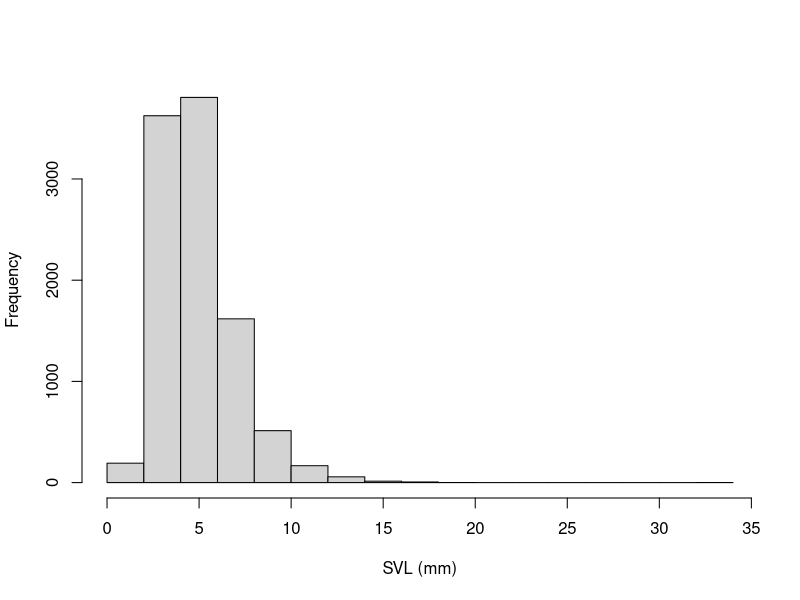
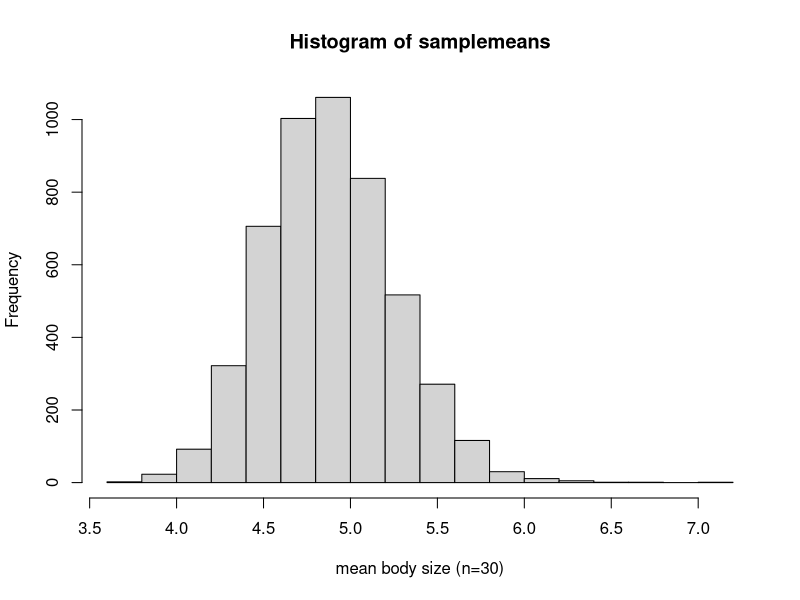
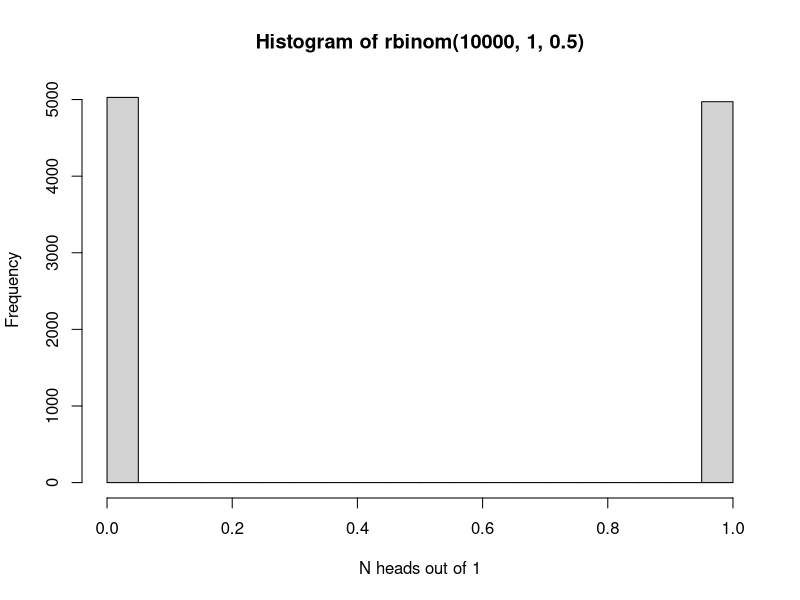
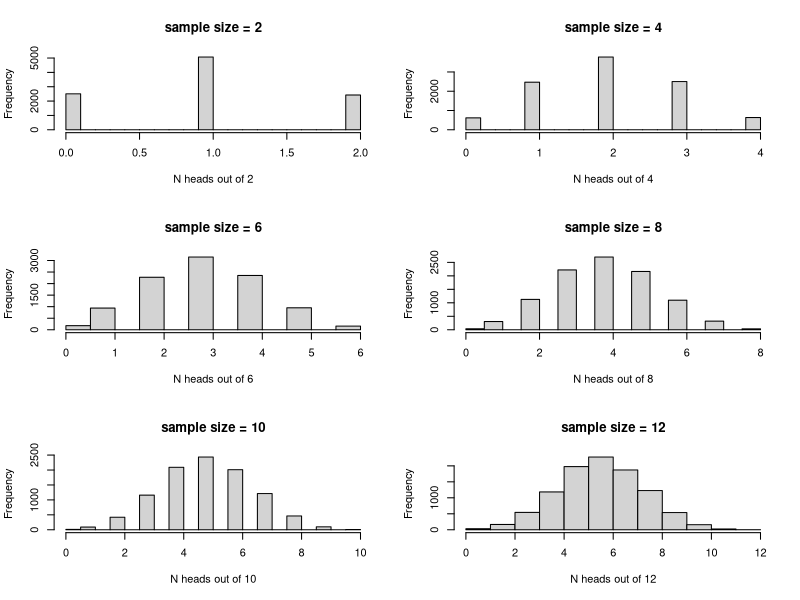
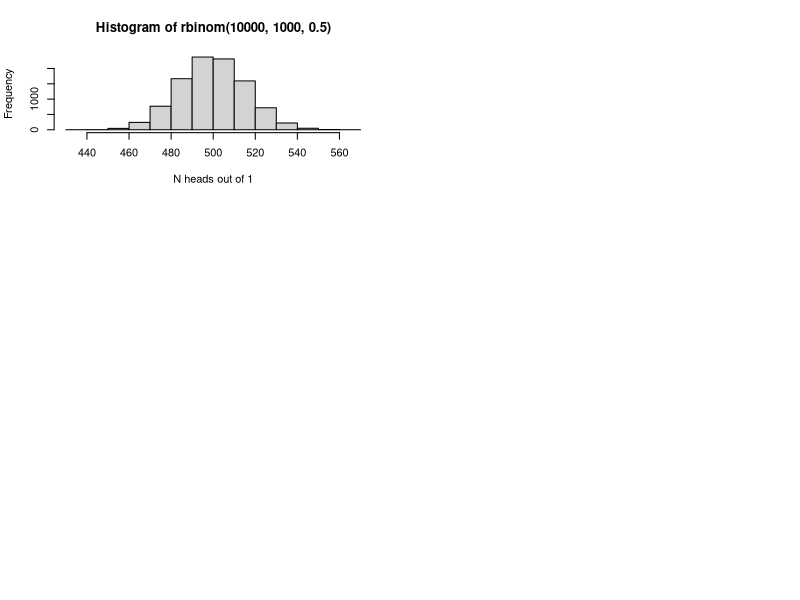
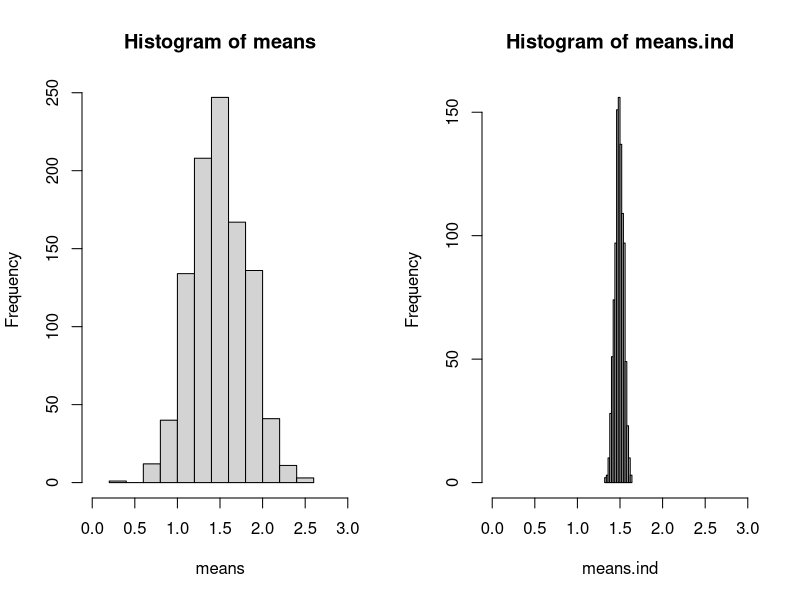
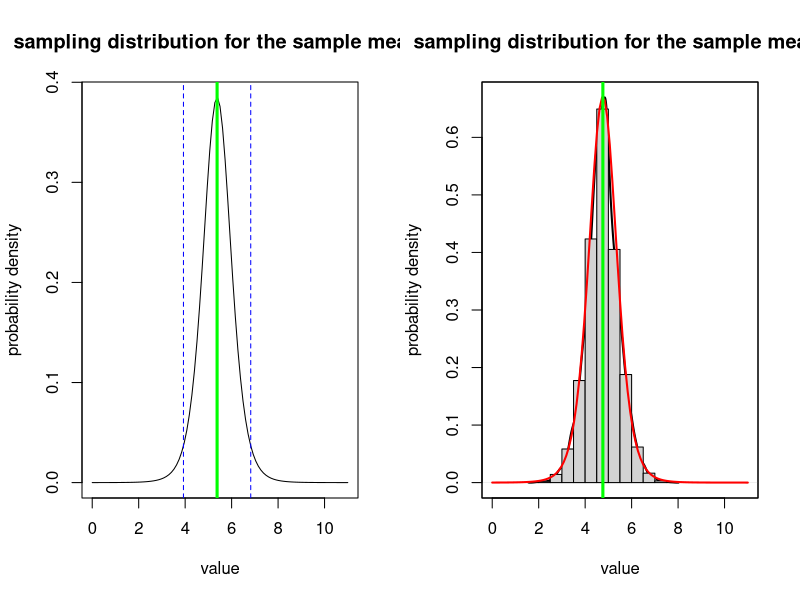
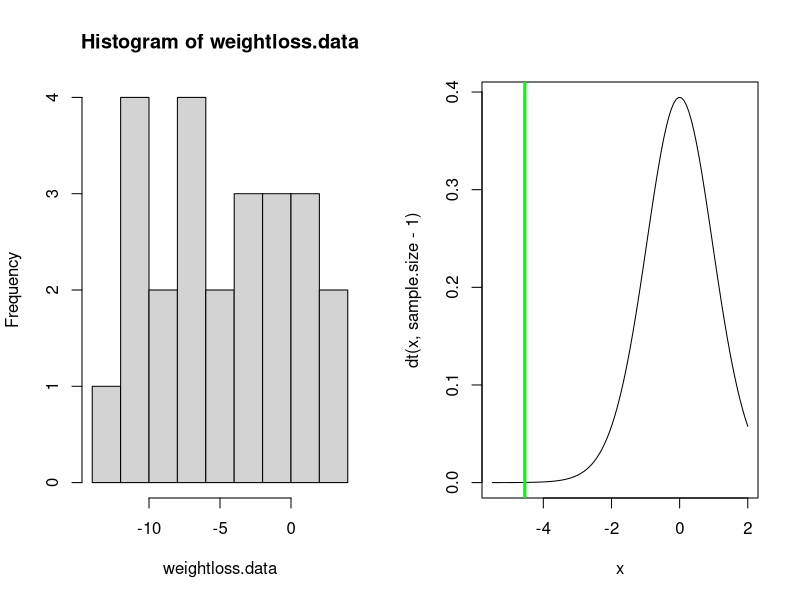

Generate these figures, in order, with R:

############################################################
####                                                    ####  
####  NRES 710, Lecture 1                               ####
####                                                    ####
####  Kevin Shoemaker and Ben Sullivan                  #### 
####  University of Nevada, Reno                        ####
####                                                    #### 
############################################################


############################################################
####  Basic Concepts of Probability and statistics      ####
############################################################



#### ALL FROGS IN CA

allfrogs.bodysize <- rlnorm(10000,1.5,0.4)        # statistical 'population'
hist(allfrogs.bodysize,main="",xlab="SVL (mm)")   # plot out histogram

truemean_SVL <- mean(allfrogs.bodysize)           # the 'parameter'
truemean_SVL 


mysample <- sample(allfrogs.bodysize,10)    # take sample of size 10 (10 frogs measured)
mean(mysample)   # compute the sample mean



mysample <- sample(allfrogs.bodysize,20)    # take sample of size 20 (20 frogs measured)
mean(mysample)   # compute the sample mean



lotsofsamples <- list()

for(s in 1:5000){
  lotsofsamples[[paste0("sample",s)]] <- sample(allfrogs.bodysize,30)    # take sample of size 30 (20 frogs measured)
}

lotsofsamples$sample1
lotsofsamples$sample99
lotsofsamples$sample732


samplemeans <- sapply(lotsofsamples,mean)

hist(samplemeans,xlab="mean body size (n=30)")


hist(rbinom(10000,1,.5),xlab="N heads out of 1")

par(mfrow=c(3,2))
for(i in seq(2,12,2)){
   hist(rbinom(10000,i,.5),main=paste0("sample size = ",i),xlab=sprintf("N heads out of %s",i)) 
}


hist(rbinom(10000,1000,.5),xlab="N heads out of 1")


# pseudoreplication demonstration

meansize.allfrogs <- 1.5    # population mean 
sdsize.allfrogs <- 0.5     # population sd
sdsize.amongpond <- 0.44   # standard deviation among ponds 

nponds <- 5000   # total number of ponds in the population
nfrogs.perpond <- 1000    # 1000 frogs in each pond



pondmeans <- rnorm(nponds,meansize.allfrogs,sdsize.amongpond)
 # hist(pondmeans)
allfrogs <- sapply(pondmeans, function(t) rnorm(nfrogs.perpond,t,sqrt(sdsize.allfrogs^2-sdsize.amongpond^2)) )
rownames(allfrogs) <- paste0("frog",1:(nfrogs.perpond))
colnames(allfrogs) <- paste0("pond",1:nponds)

  # confirm that population mean and standard deviation are as specified
sd(allfrogs)
mean(allfrogs)


nponds.sampled <- 2
nsamp.perpond <- 50 

ponds.sampled <- sample(1:nponds,nponds.sampled)
frogs.sampled <- replicate(nponds.sampled,sample(1:nfrogs.perpond,nsamp.perpond))

thissamp <- sapply(1:nponds.sampled,function(t) allfrogs[frogs.sampled[,t],ponds.sampled[t]])
rownames(thissamp) <- paste0("frog",1:(nsamp.perpond))
colnames(thissamp) <- paste0("pond",1:nponds.sampled)

head(thissamp)


test <- t.test(as.vector(thissamp),mu=1.5,alternative="greater")
test


means <- numeric(1000)
means.ind <- numeric(1000)

ttest <- numeric(1000)
ttest.ind <- numeric(1000)

for(scenario in 1:1000){
  ponds.sampled <- sample(1:nponds,nponds.sampled)
  frogs.sampled <- replicate(nponds.sampled,sample(1:nfrogs.perpond,nsamp.perpond))
  
  thissamp <- sapply(1:nponds.sampled,function(t) allfrogs[frogs.sampled[,t],ponds.sampled[t]])
  thissamp.ind <- matrix(sample(allfrogs,nsamp.perpond*nponds.sampled),ncol=nponds.sampled)
  
  means[scenario] <- mean(thissamp)
  means.ind[scenario] <- mean(thissamp.ind)
  
  test <- t.test(as.vector(thissamp),mu=1.5,alternative="greater")
  test.ind <- t.test(as.vector(thissamp.ind),mu=1.5,alternative="greater")
  
  ttest[scenario] <- test$p.value
  ttest.ind[scenario] <- test.ind$p.value
  
}




layout(matrix(1:2,nrow=1))
hist(means,xlim=c(0,3))
hist(means.ind,xlim=c(0,3))

length(which(ttest<0.05))/1000

length(which(ttest.ind<0.05))/1000


#######
# Sampling distribution: the sample mean

mysample <- c(4.1,3.5,3.7,6.6,8.0,5.4,7.3,4.4)
mysample
n <- length(mysample)    # sample size
sample.mean <- mean(mysample)  # sample mean
sample.stdev <- sd(mysample)   # sample standard deviation (r uses denominator of n-1 by default!)
std.error <- sample.stdev/sqrt(n) 

std.error 


sampdist <- function(x){dt((x-sample.mean)/std.error,n-1)}
curve(sampdist,0,11,ylab="probability density",xlab="value",main="sampling distribution for the sample mean!")
abline(v=sample.mean,col="green",lwd=3)
confint <- c(sample.mean+std.error*qt(0.025,n-1),sample.mean+std.error*qt(0.975,n-1))
abline(v=confint,col="blue",lty=2)


#######
# Sampling distribution: the sample mean #2 (brute force simulation version)

mysample <- c(4.1,1.5,3.7,6.6,8.0,4.5,5.3,4.4)
mysample
n <- length(mysample)    # sample size
sample.mean <- mean(mysample)  # sample mean
sample.stdev <- sd(mysample)   # sample standard deviation (r uses denominator of n-1 by default!)

simulated.samples <- list()
for(s in 1:10000){
  sd1 <- sqrt(sum((sample(mysample,length(mysample)-1,replace = T)-sample.mean)^2)/(length(mysample)-2))  # account for unknown standard deviation
  simulated.samples[[paste0("sample ",s)]] <- rnorm(n,sample.mean,sd1)
}
sampling.distribution <- sapply(simulated.samples,mean)

plot(density(sampling.distribution),xlim=c(0,11),ylab="probability density",xlab="value",main="sampling distribution for the sample mean!",lwd=2)    # plot the brute-force sampling distribution
hist(sampling.distribution,add=T,freq=F)
par(new=T)
curve(sampdist,0,11,xlim=c(0,11),xaxt="n",yaxt="n",xlab="",ylab="",col="red",lwd=2)  # official sampling distribution
abline(v=sample.mean,col="green",lwd=3)




## Paired t-test example:

weightloss.data <- c(-10.4,-11.6,3.9,1.5,-0.3,-3.5 -10.0,-6.7,-6.1,-2.4,-6.0,2.3,0.1,-4.1,-3.2, -11.3,-3.2,-9.3,-7.5,-5.7,-0.1,0.0,-9.8,1.0,-11.9)
hist(weightloss.data,breaks=7)
mean.weightloss <- mean(weightloss.data)
null.weightloss <- 0
stdev.weightloss <- sd(weightloss.data)
sample.size <- length(weightloss.data)
std.error <- stdev.weightloss/sqrt(sample.size)

t.statistic <- (mean.weightloss-null.weightloss)/std.error
t.statistic

curve(dt(x,sample.size-1),-5.5,2)
abline(v=t.statistic,col="green",lwd=3)

p=pt(t.statistic,sample.size-1)
p    # this is the p value


####### Alternative: use R's built in t test

t.test(weightloss.data,alternative = "less")   # should get the same p=value!


## Chi squared example

birthdays.bymonth <- c(40,23,33,39,28,29,45,31,22,34,44,20)
months <- c("Jan","Feb","Mar","Apr","May","Jun","Jul","Aug","Sep","Oct","Nov","Dec")
names(birthdays.bymonth) <- months

sample.size <- sum(birthdays.bymonth)
k = length(birthdays.bymonth)   # number of categories
exp.birthdays.bymonth <- sample.size*rep(1/k,times=k)

Chisq.stat <- sum((birthdays.bymonth-exp.birthdays.bymonth)^2/exp.birthdays.bymonth)
Chisq.stat


## View the summary statistic along with its sampling distribution under the null hypothesis

curve(dchisq(x,k-1),0,75)
abline(v=Chisq.stat,col="green",lwd=3)

p <- 1-pchisq(Chisq.stat,k-1)
p


### use R's built in chi squared function

chisq.test(birthdays.bymonth)     # should get the same p value!



## Z test  (Ben Sullivan example)

df <- read.csv("GSW_height.csv")
GSWheight <- df$Height
GSWheight
mean.gsw <- mean(GSWheight)
sd.gsw <- sd(GSWheight) 
sd.pop <- 4
n <- length(GSWheight)
s.e. <- sd.pop/sqrt(n)



null.height <- 79

z.statistic <- (mean.gsw-null.height)/s.e.
z.statistic

curve(dnorm(x),-3,3)
abline(v=z.statistic,col="green",lwd=3)

p <- 1-pnorm(z.statistic)    # is the p value enough evidence to tell you that GSW players are taller than the NBA average??
p       

pnorm(z.statistic)


#################
# Probability distributions

mean <- 5
rpois(10,mean)    # the random numbers have no decimal component

             # plot a discrete distribution!
xvals <- seq(0,15,1)
probs <- dpois(xvals,lambda=mean)
names(probs) <- xvals
               
barplot(probs,ylab="Probability",main="Poisson distribution (discrete)")

barplot(cumsum(probs),ylab="Cumulative Probability",main="Poisson distribution (discrete)")   # cumulative distribution

sum(probs)   # just to make sure it sums to 1!  Does it??? 


#########
# continuous distributions

shape1 = 0.5
shape2 = 0.5

rbeta(10,shape1,shape2)

curve(dbeta(x,shape1,shape2))   # probability density

curve(pbeta(x,shape1,shape2))   # cumulative distribution

integrate(f=dbeta,lower=0,upper=1,shape1=shape1,shape2=shape2)    # just to make sure it integrates to 1!!


##########
# Binomial

size <- 10
prob <- 0.3
rbinom(10,size,prob)

xvals <- seq(0,size,1)
probs <- dbinom(xvals,size,prob)
names(probs) <- xvals
               
barplot(probs,ylab="Probability",main="Binomial distribution")

barplot(cumsum(probs),ylab="Cumulative Probability",main="Binomial distribution")   # cumulative distribution

sum(probs)   # just to make sure it sums to 1!  Does it???


#########
# Gaussian

mean = 7.1
stdev = 1.9

rnorm(10,mean,stdev)

curve(dnorm(x,mean,stdev),0,15)   # probability density

curve(pnorm(x,mean,stdev),0,15)   # cumulative distribution

integrate(f=dnorm,lower=-Inf,upper=Inf,mean=mean,sd=stdev)    # just to make sure it integrates to 1!!



#########
# t distribution

df = 6

rt(10,df)     # random numbers from the t distribution (not sure why you would ever want this!)

curve(dt(x,df),-4,4)   # probability density

curve(pt(x,df),-4,4)   # cumulative distribution

integrate(f=dt,lower=-Inf,upper=Inf,df=df)    # just to make sure it integrates to 1!!



#########
# Chi-squared distribution

df = 6

rchisq(10,df)     # random numbers from the t distribution (not sure why you would ever want this!)

curve(dchisq(x,df),0,15)   # probability density

curve(pchisq(x,df),0,15)   # cumulative distribution

integrate(f=dchisq,lower=0,upper=Inf,df=df)    # just to make sure it integrates to 1!!


